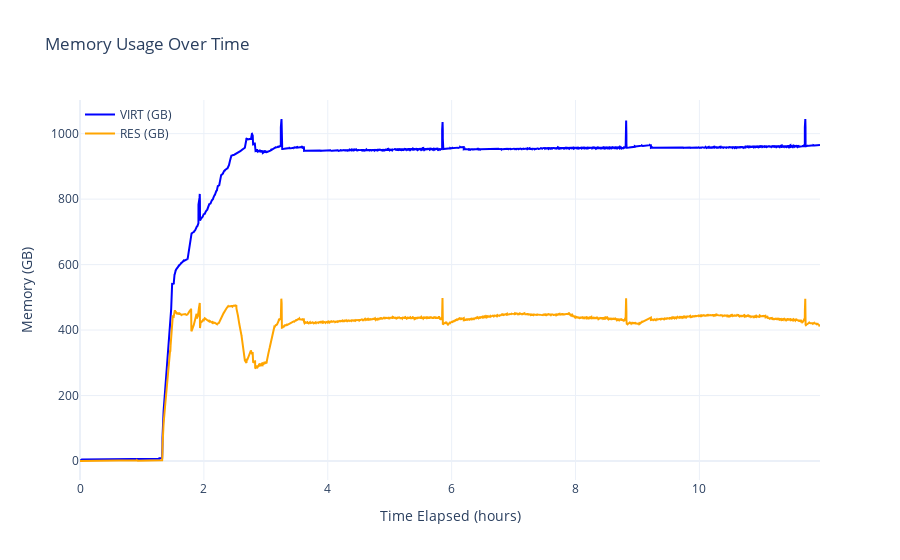

Source (notebook cell):
### Code cell
import pandas as pd
import plotly.graph_objects as go

# Load data
file_path = "../logs/512G/2025-01-04-21-51-50-mainnet-beta-memory.log"

# Skip initial lines and load data
data = []
with open(file_path, 'r') as file:
    for line in file:
        if "Timestamp" in line or line.strip().startswith("202"):
            data.append(line.strip().split(','))

# Convert to DataFrame
columns = ['Timestamp', 'PID', '%MEM', 'VIRT', 'RES']
df = pd.DataFrame(data[1:], columns=columns)  # Skip header row
df['Timestamp'] = pd.to_datetime(df['Timestamp'])

# Convert memory columns to numeric (GB)
def parse_memory(mem):
    if mem[-1] == 'g':  # Gigabytes
        return float(mem[:-1])
    elif mem[-1] == 'm':  # Megabytes
        return float(mem[:-1]) / 1024
    else:  # Assume KB
        return float(mem) / (1024 ** 2)

df['VIRT (GB)'] = df['VIRT'].apply(parse_memory)
df['RES (GB)'] = df['RES'].apply(parse_memory)
df['%MEM'] = df['%MEM'].astype(float)

# Calculate elapsed time since start
start_time = df['Timestamp'].min()
df['Elapsed Time (seconds)'] = (df['Timestamp'] - start_time).dt.total_seconds()  # Total seconds elapsed
df['Elapsed Time (hours)'] = df['Elapsed Time (seconds)'] / 3600  # Convert to hours

# Plot using Plotly
fig = go.Figure()

# Add traces for VIRT and RES
fig.add_trace(go.Scatter(
    x=df['Elapsed Time (hours)'],
    y=df['VIRT (GB)'],
    mode='lines',
    name='VIRT (GB)',
    line=dict(color='blue')
))
fig.add_trace(go.Scatter(
    x=df['Elapsed Time (hours)'],
    y=df['RES (GB)'],
    mode='lines',
    name='RES (GB)',
    line=dict(color='orange')
))

# Update layout
fig.update_layout(
    title="Memory Usage Over Time",
    xaxis_title="Time Elapsed (hours)",
    yaxis_title="Memory (GB)",
    legend=dict(x=0, y=1, bgcolor='rgba(255, 255, 255, 0)'),
    template="plotly_white"
)

# Show plot
fig.show()

# Highlight statistics
max_res = df['RES (GB)'].max()
max_virt = df['VIRT (GB)'].max()
avg_res = df['RES (GB)'].mean()
avg_virt = df['VIRT (GB)'].mean()

print(f"Max RES (GB): {max_res:.2f}")
print(f"Max VIRT (GB): {max_virt:.2f}")
print(f"Average RES (GB): {avg_res:.2f}")
print(f"Average VIRT (GB): {avg_virt:.2f}")

### Figure 1 — Plotly figure (JSON) as saved in the notebook; plotly's stock layout.template omitted (floating-point values rounded to 4 significant figures; data arrays with more than 128 entries replaced by an {"elided": "..."} marker saying what was removed)
{"data": [{"line": {"color": "blue"}, "mode": "lines", "name": "VIRT (GB)", "type": "scatter", "x": {"elided": "35098 float values"}, "y": {"elided": "35098 float values"}}, {"line": {"color": "orange"}, "mode": "lines", "name": "RES (GB)", "type": "scatter", "x": {"elided": "35098 float values"}, "y": {"elided": "35098 float values"}}], "layout": {"legend": {"bgcolor": "rgba(255, 255, 255, 0)", "x": 0, "y": 1}, "title": {"text": "Memory Usage Over Time"}, "xaxis": {"title": {"text": "Time Elapsed (hours)"}}, "yaxis": {"title": {"text": "Memory (GB)"}}}}
